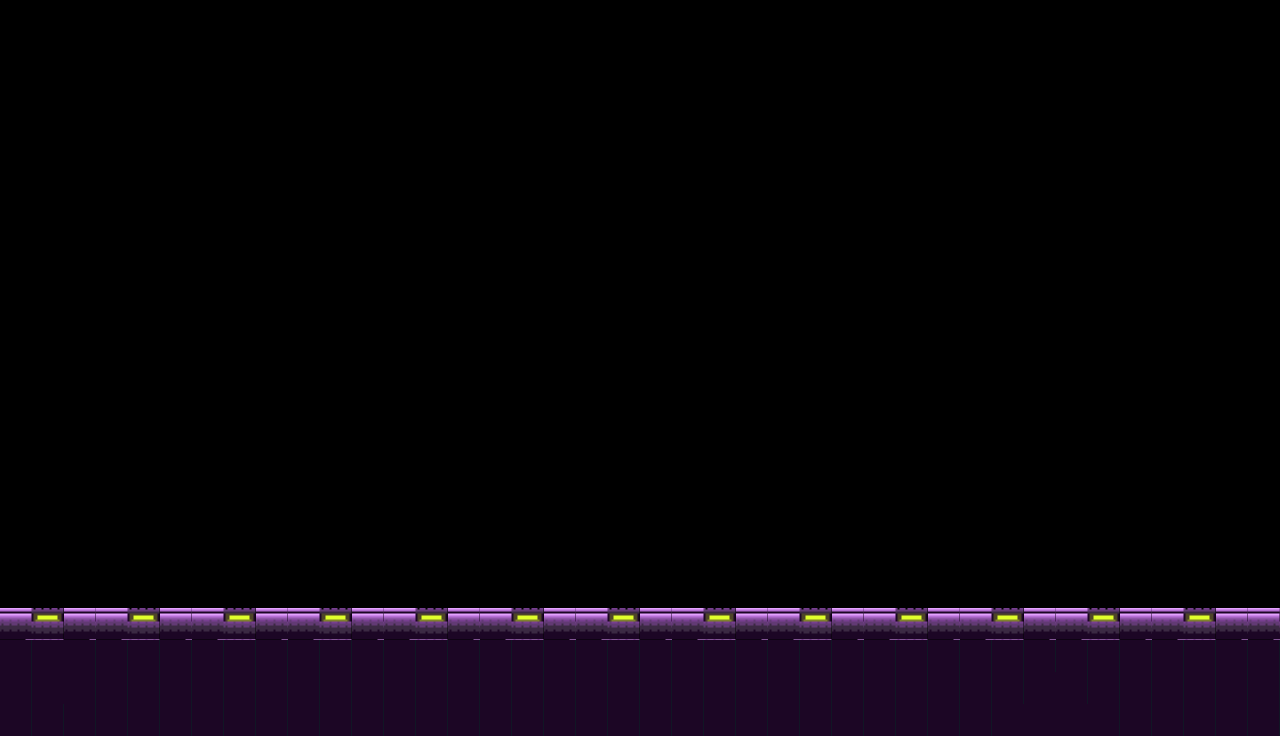

Below is a game level as drawn by its tile map, then a one-line description and the .tmx file that defines it, in full:
An orthogonal 40x23 tile map with 32x32 px tiles, 1 tile layer (タイルレイヤー1).

<map version="1.10" tiledversion="1.11.2" orientation="orthogonal" renderorder="right-down" width="40" height="23" tilewidth="32" tileheight="32" infinite="0" nextlayerid="2" nextobjectid="1">
 <tileset firstgid="1" source="GroundTileChips.tsx" />
 <layer id="1" name="タイルレイヤー1" width="40" height="23">
  <data encoding="csv">
0,0,0,0,0,0,0,0,0,0,0,0,0,0,0,0,0,0,0,0,0,0,0,0,0,0,0,0,0,0,0,0,0,0,0,0,0,0,0,0,
0,0,0,0,0,0,0,0,0,0,0,0,0,0,0,0,0,0,0,0,0,0,0,0,0,0,0,0,0,0,0,0,0,0,0,0,0,0,0,0,
0,0,0,0,0,0,0,0,0,0,0,0,0,0,0,0,0,0,0,0,0,0,0,0,0,0,0,0,0,0,0,0,0,0,0,0,0,0,0,0,
0,0,0,0,0,0,0,0,0,0,0,0,0,0,0,0,0,0,0,0,0,0,0,0,0,0,0,0,0,0,0,0,0,0,0,0,0,0,0,0,
0,0,0,0,0,0,0,0,0,0,0,0,0,0,0,0,0,0,0,0,0,0,0,0,0,0,0,0,0,0,0,0,0,0,0,0,0,0,0,0,
0,0,0,0,0,0,0,0,0,0,0,0,0,0,0,0,0,0,0,0,0,0,0,0,0,0,0,0,0,0,0,0,0,0,0,0,0,0,0,0,
0,0,0,0,0,0,0,0,0,0,0,0,0,0,0,0,0,0,0,0,0,0,0,0,0,0,0,0,0,0,0,0,0,0,0,0,0,0,0,0,
0,0,0,0,0,0,0,0,0,0,0,0,0,0,0,0,0,0,0,0,0,0,0,0,0,0,0,0,0,0,0,0,0,0,0,0,0,0,0,0,
0,0,0,0,0,0,0,0,0,0,0,0,0,0,0,0,0,0,0,0,0,0,0,0,0,0,0,0,0,0,0,0,0,0,0,0,0,0,0,0,
0,0,0,0,0,0,0,0,0,0,0,0,0,0,0,0,0,0,0,0,0,0,0,0,0,0,0,0,0,0,0,0,0,0,0,0,0,0,0,0,
0,0,0,0,0,0,0,0,0,0,0,0,0,0,0,0,0,0,0,0,0,0,0,0,0,0,0,0,0,0,0,0,0,0,0,0,0,0,0,0,
0,0,0,0,0,0,0,0,0,0,0,0,0,0,0,0,0,0,0,0,0,0,0,0,0,0,0,0,0,0,0,0,0,0,0,0,0,0,0,0,
0,0,0,0,0,0,0,0,0,0,0,0,0,0,0,0,0,0,0,0,0,0,0,0,0,0,0,0,0,0,0,0,0,0,0,0,0,0,0,0,
0,0,0,0,0,0,0,0,0,0,0,0,0,0,0,0,0,0,0,0,0,0,0,0,0,0,0,0,0,0,0,0,0,0,0,0,0,0,0,0,
0,0,0,0,0,0,0,0,0,0,0,0,0,0,0,0,0,0,0,0,0,0,0,0,0,0,0,0,0,0,0,0,0,0,0,0,0,0,0,0,
0,0,0,0,0,0,0,0,0,0,0,0,0,0,0,0,0,0,0,0,0,0,0,0,0,0,0,0,0,0,0,0,0,0,0,0,0,0,0,0,
0,0,0,0,0,0,0,0,0,0,0,0,0,0,0,0,0,0,0,0,0,0,0,0,0,0,0,0,0,0,0,0,0,0,0,0,0,0,0,0,
0,0,0,0,0,0,0,0,0,0,0,0,0,0,0,0,0,0,0,0,0,0,0,0,0,0,0,0,0,0,0,0,0,0,0,0,0,0,0,0,
0,0,0,0,0,0,0,0,0,0,0,0,0,0,0,0,0,0,0,0,0,0,0,0,0,0,0,0,0,0,0,0,0,0,0,0,0,0,0,0,
17,18,17,17,18,17,17,18,17,17,18,17,17,18,17,17,18,17,17,18,17,17,18,17,17,18,17,17,18,17,17,18,17,17,18,17,17,18,17,17,
58,57,58,58,58,58,58,58,58,58,58,58,58,58,58,58,58,58,58,58,58,58,58,58,58,58,58,58,58,58,58,58,58,58,58,58,58,58,58,58,
58,57,58,58,58,58,58,58,58,58,58,58,58,58,58,58,58,58,58,58,58,58,58,58,58,58,58,58,58,58,58,58,57,58,58,58,58,58,58,58,
58,58,58,58,58,58,58,58,58,58,58,58,58,58,58,58,58,58,58,58,58,58,58,58,58,58,58,58,58,58,58,57,57,57,58,58,58,58,58,58
</data>
 </layer>
</map>
